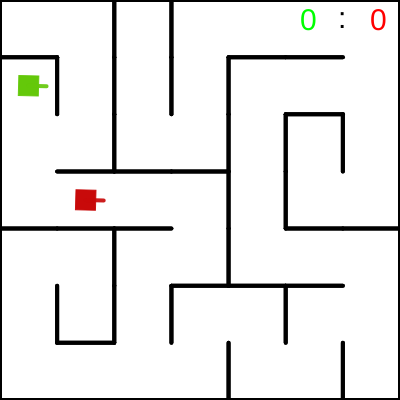
Frame 1 (no input)
Frame 60 (no input): identical to frame 1, image omitted
Frame 120 (the mouse pressed at the canvas centre since frame 60): identical to frame 1, image omitted

The p5.js sketch that drew this single still picture (run headless with seeded random() and noise() and a simulated clock; from frame 60 on, the mouse is pressed at the canvas centre):

// p5.js sketch
// ── sketch.js
//initialize
let size = 4;
let w = 400 / size;
let grid = [];
let stack = [];
let balls = [];
let walls = [];
let score = [0,0];
let tank1;
let tank2;
let rows;
let cols;
let current;

//setup
function setup() {
  createCanvas(400, 400);
  rows = height / w;
  cols = width / w;

  makeMaze();
    tank1 = new Tank(1);
  tank2 = new Tank(2);

  //bounderies

}

//draw
function draw() {
  background(255);
  frameRate(60);
  textSize(30);
  fill(0,255,0);
  text(score[0], 300, 30);
  fill(0);
  text( ":", 338, 28);
  fill(255,0,0)
  text( + score[1], 370, 30);
  //display walls and handle collision 
  for (let i = 0; i < grid.length; i++) {
        grid[i].show();
        
    }
    for (let i = 0; i < walls.length; i++) {
      tank1.coll(walls[i]);
      tank2.coll(walls[i]);    
    }
  
//display balls and handle collision 
  for (let i = 0; i < balls.length; i++) {
    if (balls[i].life == 0) {
      if(balls[i].player == 1)
        {
          tank1.balls++;
      
        }
        if(balls[i].player == 2)
        {
          tank2.balls++; 
        }
      balls.splice(i, 1);
    } else {
      balls[i].show();
      balls[i].move();
      //someone died 
      if(tank1.checkBallCollision(balls[i]))
        {
         score[0]++;
         newRound();        
        }
      if(tank2.checkBallCollision(balls[i]))
        {
          score[1]++;
          newRound(); 
        }
 
      for (j = 0; j < walls.length; j++) {
        balls[i].coll(walls[j]);
      }
    }
  }

  tank1.show(); //display tank
  tank1.move(); //move the tank
  tank2.show(); //display tank
  tank2.move(); //move the tank


}

function newRound()
{
          tank1.reset();
          tank2.reset();
          makeMaze();
           for (j = 0; j < balls.length; j++) 
            {
              balls[j].life = 0;
            }
          
}


function makeMaze()
{
  walls = [];
  grid = [];
  size = int(random(2,9))
  w = 400 / size;
  rows = height / w;
  cols = width / w;
  let c = 0;
  for (let j = 0; j < cols; j++) {
    for (let i = 0; i < rows; i++) {
      grid[c] = new Cell(i, j);
      c++;
    }
  }
  current = grid[0];

  //make maze
  maze(current);
  
    walls.push(new Wall(0, 0, 0, height));
  walls.push(new Wall(0, 0, width, 0));
  walls.push(new Wall(width, 0, width, height));
  walls.push(new Wall(0, height, width, height));
  for (let i = 0; i < grid.length; i++) {
    for (let j = 0; j < 4; j++) {
      if (grid[i].walls[j]) {
        walls.push(grid[i].walls[j]);
      }
    }
  }
}

function maze(current) {
  current.visited = true;
  var next = current.getNeighbors();
  if (next) {
    current.deleteWalls(next);
    next.visited = true;
    stack.push(next);
    maze(next);
  } else {
    if (stack.length > 0) {
      maze(stack.pop());
    }
  }
}



function index(i, j) {
  if (i < 0 || j < 0 || i >= rows || j >= cols) {
    return -1;
  }
  return i + j * cols;
}

async function sleep(millisecondsDuration)
{
  return new Promise((resolve) => {
    setTimeout(resolve, millisecondsDuration);
  })
}

function keyPressed() {
  if (keyCode === 13) {
    tank1.shoot();
  }
  
    if (keyCode === 32) {
    tank2.shoot();
  }
}
// ── Ball.js
class Ball {
  constructor(x, y, dir, player) {
    this.pos = createVector(x, y);
    this.dir = dir;
    this.dir.normalize();
    this.player = player
    this.speed = 3;
    this.life = 500;
    this.deadly = false;
    this.flag = true;
  }

  async coll(w) {
    if (!this.flag) {
      await sleep(20);
      this.flag = true;
    }
    if (w.y1 == w.y2) {
      if (this.pos.x < w.x2 && this.pos.x > w.x1) {
        if (
          this.pos.y < w.y1 + this.speed &&
          this.pos.y > w.y1 - this.speed &&
          this.flag
        ) {
          this.dir.y = -this.dir.y;
          this.life--;
          this.flag = false;
        }
      }
    }

    if (w.x1 == w.x2) {
      if (this.pos.y < w.y2 && this.pos.y > w.y1) {
        if (
          this.pos.x < w.x1 + this.speed &&
          this.pos.x > w.x1 - this.speed &&
          this.flag
        ) {
          this.dir.x = -this.dir.x;
          this.life--;
          this.flag = false;
        }
      }
    }
  }

 move() {
    this.pos.add(this.dir.copy().mult(this.speed));
    this.life--;
   if(this.life < 493)
     {
       this.deadly = true;
     }
  }

  show() {
    if (this.life > 0) {
      strokeWeight(1);
      if(this.player == 1)
      {
         fill(150,0,0);
      }
      if(this.player == 2)
      {
         fill(0,150,0);
      }
      circle(this.pos.x, this.pos.y, 5);
    }
  }
}

// ── Cell.js
class Cell {
  constructor(i, j) {
    this.i = i;
    this.j = j;
    this.visited = false;
    
    let x = w * this.i;
    let y = w * this.j;

    let top = new Wall(x, y, x + w, y);
    let left = new Wall(x, y, x, y + w);
    let bottom = new Wall(x, y + w, x + w, y + w);
    let right = new Wall(x + w, y + w, x + w, y);
    this.walls = [top, left, bottom, right];
  }

  show() {
    strokeWeight(4);
    let x = w * this.i;
    let y = w * this.j;

    if (this.walls[0]) {
      this.walls[0].show();
    }
    if (this.walls[1]) {
      this.walls[1].show();
    }
    if (this.walls[2]) {
      this.walls[2].show();
    }
    if (this.walls[3]) {
      this.walls[3].show();
    }

    
  }

  deleteWalls(next) {
    if (this.i - next.i == 1) {
      this.walls[1] = undefined;
      next.walls[3] = undefined;
    }

    if (this.i - next.i == -1) {
      this.walls[3] = undefined;
      next.walls[1] = undefined;
    }

    if (this.j - next.j == 1) {
      this.walls[0] = undefined;
      next.walls[2] = undefined;
    }

    if (this.j - next.j == -1) {
      this.walls[2] = undefined;
      next.walls[0] = undefined;
    }
  }

  getNeighbors() {
    var unvisited = [];

    var top = grid[index(this.i, this.j - 1)];
    var right = grid[index(this.i + 1, this.j)];
    var bottom = grid[index(this.i, this.j + 1)];
    var left = grid[index(this.i - 1, this.j)];

    if (top && !top.visited) {
      unvisited.push(top);
    }

    if (right && !right.visited) {
      unvisited.push(right);
    }

    if (bottom && !bottom.visited) {
      unvisited.push(bottom);
    }

    if (left && !left.visited) {
      unvisited.push(left);
    }

    if (unvisited.length > 0) {
      var r = floor(random(0, unvisited.length));
      return unvisited[r];
    }

    return undefined;
  }
}

// ── Tank.js
class Tank {
  constructor(player) {
    let randomCell = random(grid);
    this.pos = createVector(randomCell.i * w + w/2, randomCell.j * w + w/2);
    this.lastPos = createVector(random(0, width), random(0, height));
    this.dir = createVector(0, 1);
    this.dir.normalize();
    this.angle = this.dir.heading();
    this.speed = 1.5;
    this.player = player;
    this.balls = 5;
  }

  show() {
    push();
    if (this.player == 1) {
      fill(200, 10, 10);
      stroke(200, 10, 10,235);
    }
    if (this.player == 2) {
      fill(100, 200, 10);
      stroke(100, 200,10,235);
    }
    strokeWeight(1);
    rectMode(CENTER);
    translate(this.pos.x, this.pos.y);
    angleMode(DEGREES);
    rotate(this.angle);
    rect(0, 0, 20, 20);
    strokeWeight(4);
    line(0, 0, 18, 0);
    pop();
  }

  updateAngle() {
    return p5.Vector.fromAngle(radians(this.angle), 1);
  }

  coll(w) {
    if (w.y1 == w.y2) {
      if (this.pos.x < w.x2 && this.pos.x > w.x1) {
        if (
          this.pos.y - 8 < w.y1 + this.speed * 2 &&
          this.pos.y  + 8 > w.y1 - this.speed * 2
        ) {
          this.pos = this.lastPos;
        }
      }
    }

    if (w.x1 == w.x2) {
      if (this.pos.y < w.y2 && this.pos.y > w.y1) {
        if (
          this.pos.x - 8 < w.x1 + this.speed && 
          this.pos.x + 8 > w.x1 - this.speed) {
          this.pos = this.lastPos;
        }
      }
    }
  }

  checkBallCollision(b) {
    if (dist(this.pos.x, this.pos.y, b.pos.x, b.pos.y) < 10 && b.deadly) {
      b.life = 0;
      return true;
    }
    return false;
  }

  shoot() {
    if(this.balls > 0)
      {  
        balls.push(new Ball(this.pos.x, this.pos.y, this.dir, this.player));
        this.balls--;
      }
  }

  move() {
    if (this.player == 1) {
      this.dir = this.updateAngle();

      if (keyIsDown(LEFT_ARROW)) {
        this.angle -= 3;
      }

      if (keyIsDown(RIGHT_ARROW)) {
        this.angle += 3;
      }

      if (keyIsDown(UP_ARROW)) {
        this.lastPos = this.pos
          .copy()
          .add(this.dir.copy().mult(-this.speed + this.speed));
        this.pos.add(this.dir.copy().mult(this.speed));
      }

      if (keyIsDown(DOWN_ARROW)) {
        this.lastPos = this.pos
          .copy()
          .add(this.dir.copy().mult(this.speed + this.speed));
        this.pos.add(this.dir.copy().mult(-this.speed));
      }
    }

    if (this.player == 2) {
      this.dir = this.updateAngle();

      if (keyIsDown(65)) {
        this.angle -= 3;
      }

      if (keyIsDown(68)) {
        this.angle += 3;
      }

      if (keyIsDown(87)) {
        this.lastPos = this.pos
          .copy()
          .add(this.dir.copy().mult(-this.speed + this.speed));
        this.pos.add(this.dir.copy().mult(this.speed));
      }

      if (keyIsDown(83)) {
        this.lastPos = this.pos
          .copy()
          .add(this.dir.copy().mult(this.speed + this.speed));
        this.pos.add(this.dir.copy().mult(-this.speed));
      }
    }
  }
  
  reset()
  {
    this.pos = createVector(random(0, width), random(0, height));
  }
  
  
}

// ── Wall.js
class Wall {
  constructor(x1, y1, x2, y2) {
    this.x1 = x1;
    this.y1 = y1;
    this.x2 = x2;
    this.y2 = y2;
  }

  show() {
    line(this.x1, this.y1, this.x2, this.y2);
  }
}
